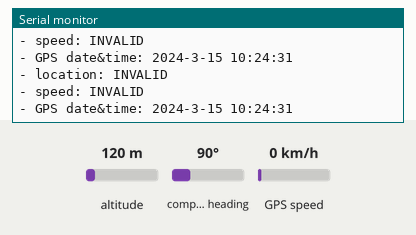
Recording of a sketch running on a simulated ESP32. On the bench: the last lines printed to the serial monitor. The test bench sets the inputs (shaded band); at power-on: altitude 120 m, GPS speed 0 km/h, compass heading 90°. The GPS gets a fix after 3 s at 37.7749, -122.4194 with 8 satellites.

Above: at 1.2 s.
1.3 s: altitude set to 20 m
At 2.7 s:
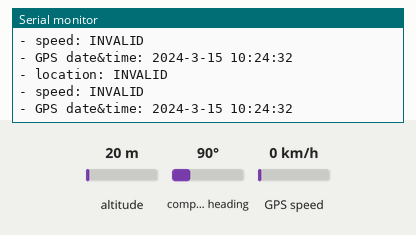
4.5 s: GPS speed set to 2 km/h
At 5.5 s:
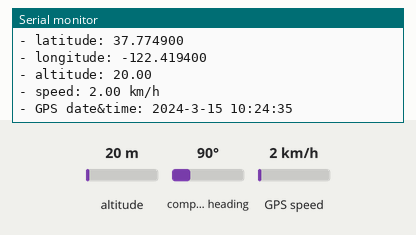
6.0 s: altitude set to 250 m
At 6.3 s:
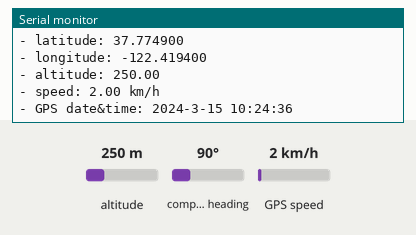
Timing chart, 0 to 9.0 s (numbered marks = the images above; inputs shaded):
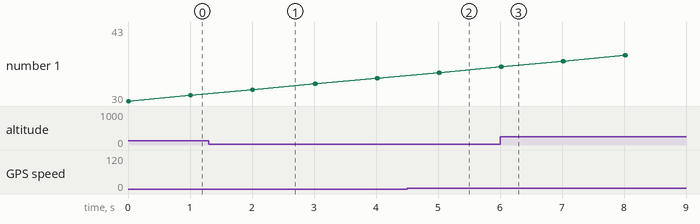

The sketch:

gps-esp.ino
```cpp
#include <TinyGPS++.h>

#define GPS_BAUDRATE 9600  // The default baudrate of NEO-6M is 9600

TinyGPSPlus gps;  // the TinyGPS++ object

void setup() {
  Serial.begin(115200); // Ubah baud rate menjadi 115200 untuk debug
  Serial2.begin(GPS_BAUDRATE, SERIAL_8N1, 16, 17); // RX pin = 16, TX pin = 17

  Serial.println(F("ESP32 - GPS module"));
}

void loop() {
  // Mengecek apakah sudah melebihi 5000 millis dan data GPS belum valid
  if (millis() > 5000 && gps.charsProcessed() < 10) {
    Serial.println(F("No GPS data received: check wiring"));
  }

  // Membaca data dari Serial2 (GPS)
  while (Serial2.available() > 0) {
    if (gps.encode(Serial2.read())) {
      // Jika data lokasi valid, tampilkan informasi
      if (gps.location.isValid()) {
        Serial.print(F("- latitude: "));
        Serial.println(gps.location.lat(), 6); // Menampilkan 6 digit desimal
        Serial.print(F("- longitude: "));
        Serial.println(gps.location.lng(), 6); // Menampilkan 6 digit desimal
        Serial.print(F("- altitude: "));
        if (gps.altitude.isValid())
          Serial.println(gps.altitude.meters());
        else
          Serial.println(F("INVALID"));
      } else {
        Serial.println(F("- location: INVALID"));
      }

      // Menampilkan kecepatan jika data valid
      Serial.print(F("- speed: "));
      if (gps.speed.isValid()) {
        Serial.print(gps.speed.kmph());
        Serial.println(F(" km/h"));
      } else {
        Serial.println(F("INVALID"));
      }

      // Menampilkan tanggal dan waktu GPS jika valid
      Serial.print(F("- GPS date&time: "));
      if (gps.date.isValid() && gps.time.isValid()) {
        Serial.print(gps.date.year());
        Serial.print(F("-"));
        Serial.print(gps.date.month());
        Serial.print(F("-"));
        Serial.print(gps.date.day());
        Serial.print(F(" "));
        Serial.print(gps.time.hour());
        Serial.print(F(":"));
        Serial.print(gps.time.minute());
        Serial.print(F(":"));
        Serial.println(gps.time.second());
      } else {
        Serial.println(F("INVALID"));
      }

      Serial.println();
    }
  }
}
```

Measured:
- after the input at 4.5 s, the serial monitor: prints a new line after 0.51 s (image 2)
- after the input at 6.0 s, the serial monitor: prints a new line at once (image 3)
